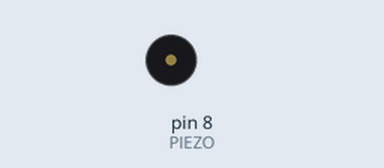
This sketch was run on a simulated Arduino Uno, built with avr-gcc and run on an emulated ATmega328P. Parts: buzzer (waves = sounding).

Above: at 0.5 s.
At 5.2 s:
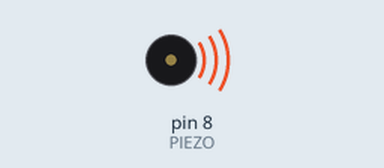
Timing chart, 0 to 6.9 s (numbered marks = the images above):
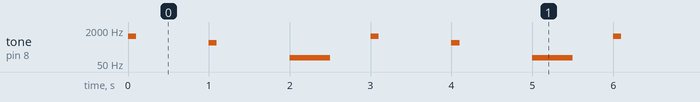

Measured:
- by itself, tone on pin 8 (PIEZO): repeats every 3.0 s: silent 0.90 s, 500 Hz 0.10 s, silent 0.90 s, 100 Hz 0.50 s, silent 0.50 s, 1000 Hz 0.10 s

The sketch:

PiezoBuzzer.ino
```cpp
#define PIEZO 8

void setup() {

  pinMode(PIEZO,OUTPUT);

}

void loop() {

   tone(PIEZO,1000,100);
   delay(1000);

   tone(PIEZO,500,100);
   delay(1000);

   tone(PIEZO,100,500);
   delay(1000);

}
```
